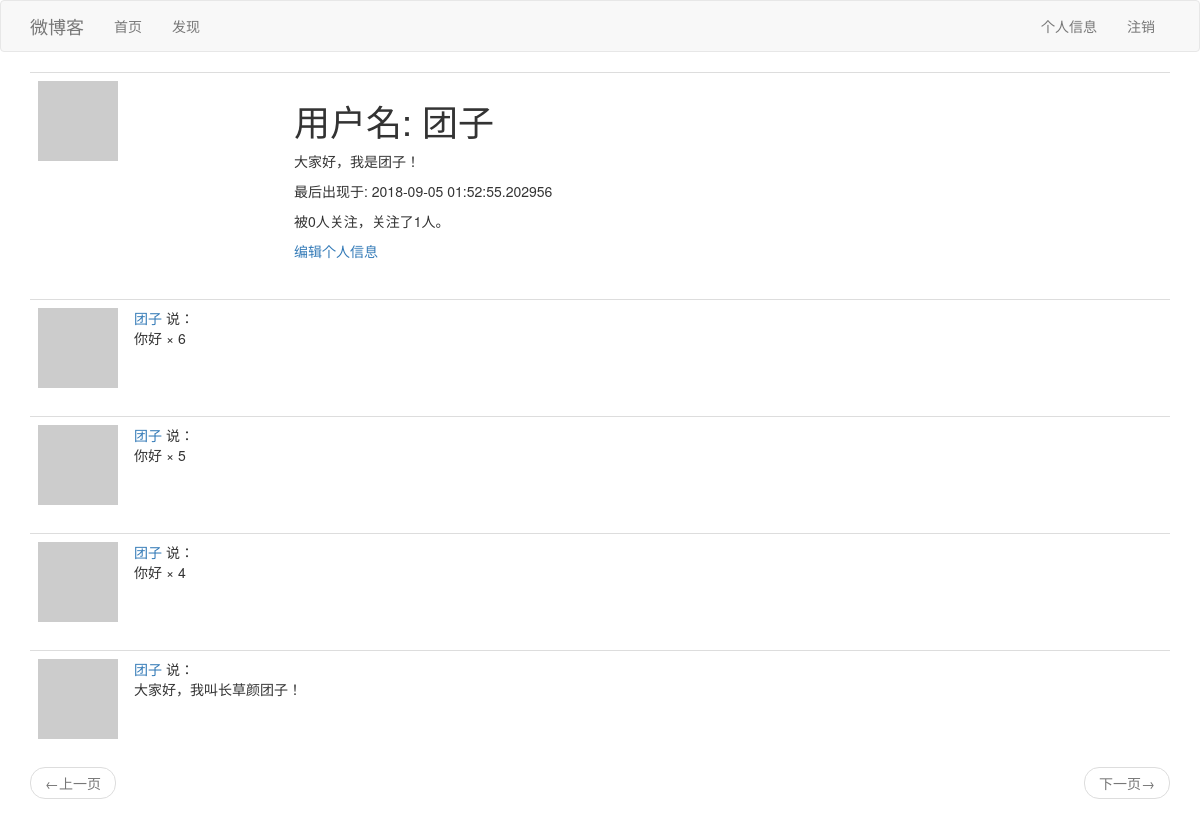
Page /user/团子 (signed in) on the earlier database version.
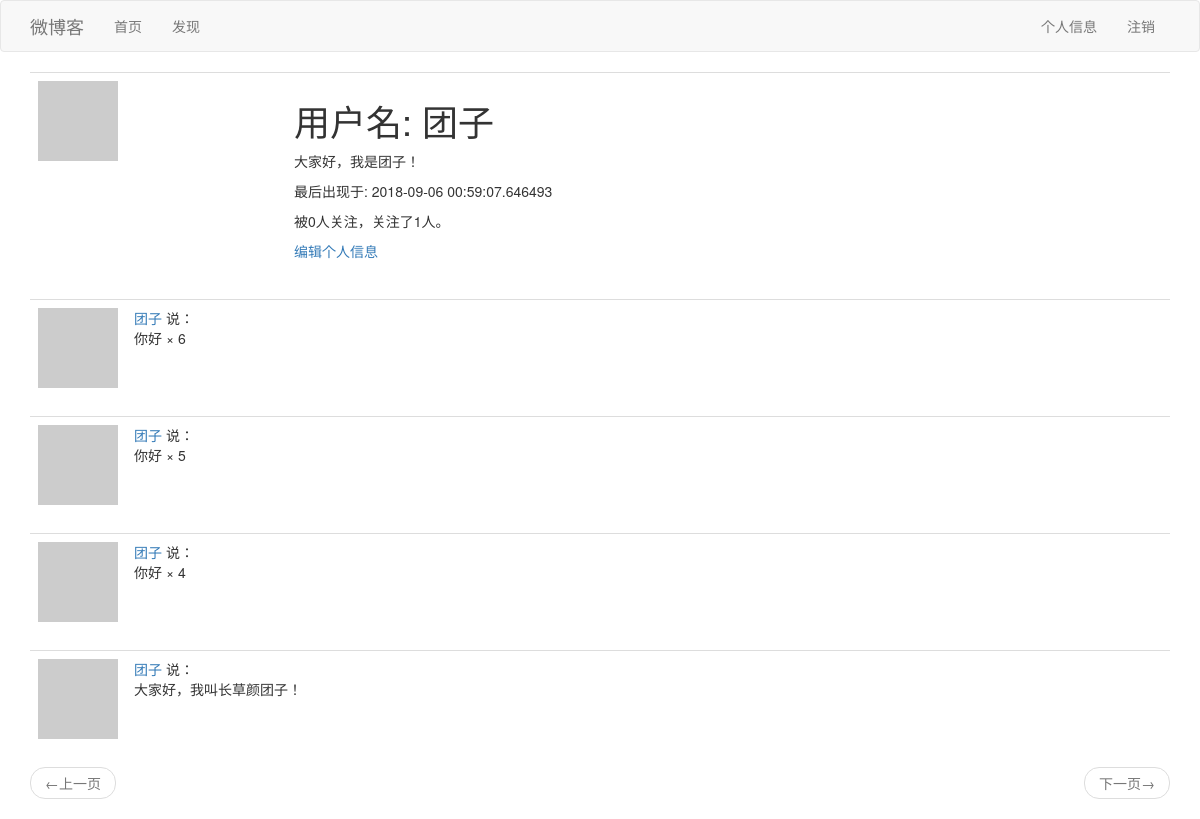
Same page on the later database version.
### app/models.py (models this page shows, shortened)
class User(UserMixin, db.Model):
    id = db.Column(db.Integer, primary_key=True)
    username = db.Column(db.String(64), index=True, unique=True)
    email = db.Column(db.String(120), index=True, unique=True)
    password_hash = db.Column(db.String(128))
    posts = db.relationship('Post', backref='author', lazy='dynamic')
    about_me = db.Column(db.String(140))
    last_seen = db.Column(db.DateTime, default=datetime.utcnow)
    followed = db.relationship(
        'User', secondary=followers,
        primaryjoin=(followers.c.follower_id == id),
        secondaryjoin=(followers.c.followed_id == id),
        backref=db.backref('followers', lazy='dynamic'),
        lazy='dynamic')
    def avatar(self, size):
        digest = md5(self.email.lower().encode('utf-8')).hexdigest()
        return 'https://www.gravatar.com/avatar/{}?d=robohash&s={}'.format(
            digest, size)

class Post(db.Model):
    id = db.Column(db.Integer, primary_key=True)
    body = db.Column(db.String(140))
    timestamp = db.Column(db.DateTime, index=True, default=datetime.utcnow)
    user_id = db.Column(db.Integer, db.ForeignKey('user.id'))

### app/routes.py (the view)
@app.route('/user/<username>')
@login_required
def user(username):
    user = User.query.filter_by(username=username).first_or_404()
    page = request.args.get('page', 1, type=int)
    posts = user.posts.order_by(Post.timestamp.desc()).paginate(
        page, app.config['POSTS_PER_PAGE'], False)
    next_url = url_for('index', page=posts.next_num) if posts.has_next else None
    prev_url = url_for('index', page=posts.prev_num) if posts.has_prev else None
    return render_template('user.html', user=user, posts=posts.items,
                           next_url=next_url, prev_url=prev_url)

### app/models.py (called while the page is built)
@login.user_loader
def load_user(id):
    return User.query.get(int(id))

### app/routes.py (called while the page is built)
@app.before_request
def before_request():
    if current_user.is_authenticated:
        current_user.last_seen = datetime.utcnow()
        db.session.commit()

### app/templates/user.html
{% extends 'base.html' %}
{% block app_content %}
    <table class="table table-hover">
        <tr>
            <td width="256px"><img src="{{ user.avatar(256) }}"></td>
            <td>
                <h1>用户名: {{ user.username }}</h1>
                {% if user.about_me %}
                    <p>{{ user.about_me }}</p>
                {% endif %}
                {% if user.last_seen %}
                    <p>最后出现于: {{ user.last_seen }}</p>
                {% endif %}
                <p>被{{ user.followers.count() }}人关注，关注了{{ user.followed.count() }}人。</p>
                {% if user == current_user %}
                    <p><a href="{{ url_for('edit_profile') }}">编辑个人信息</a></p>
                {% elif not current_user.is_following(user) %}
                    <p><a href="{{ url_for('follow', username=user.username) }}">关注</a></p>
                {% else %}
                    <p><a href="{{ url_for('unfollow', username=user.username) }}">取消关注</a></p>
                {% endif %}
            </td>
        </tr>
    </table>
    {% for post in posts %}
        {% include "_post.html" %}
    {% endfor %}
    <nav aria-label="...">
        <ul class="pager">
            <li class="previous{% if not prev_url %} disabled{% endif %}">
                <a href="{{ prev_url or '#' }}">
                    <span aria-hidden="true">&larr;</span>上一页
                </a>
            </li>
            <li class="next{% if not next_url %} disabled{% endif %}">
                <a href="{{ next_url or '#' }}">
                    下一页<span aria-hidden="true">&rarr;</span>
                </a>
            </li>
        </ul>
    </nav>
{% endblock %}

### app/templates/base.html (shortened to what this page needs)
{% extends 'bootstrap/base.html' %}
{% block navbar %}
    <nav class="navbar navbar-default">
        <div class="container">
            <div class="navbar-header">
                <a class="navbar-brand" href="{{ url_for('index') }}">微博客</a>
            </div>
            <div class="collapse navbar-collapse" id="bs-example-navbar-collapse-1">
                <ul class="nav navbar-nav">
                    <li><a href="{{ url_for('index') }}">首页</a></li>
                    <li><a href="{{ url_for('explore') }}">发现</a></li>
                </ul>
                <ul class="nav navbar-nav navbar-right">
                    {% if current_user.is_anonymous %}
                    <li><a href="{{ url_for('login') }}">登录</a></li>
                    {% else %}
                    <li><a href="{{ url_for('user', username=current_user.username) }}">个人信息</a></li>
                    <li><a href="{{ url_for('logout') }}">注销</a></li>
                    {% endif %}
                </ul>
            </div>
        </div>
    </nav>
{% endblock %}
{% block content %}
    <div class="container">
        {% block app_content %}{% endblock %}
    </div>
{% endblock %}

### app/templates/_post.html (shortened to what this page needs)
<table class="table table-hover">
    <tr>
        <td width="70px">
            <a href="{{ url_for('user', username=post.author.username) }}">
                <img src="{{ post.author.avatar(36) }}">
            </a>
        </td>
        <td>
            <a href="{{ url_for('user', username=post.author.username) }}">
                {{ post.author.username }}
            </a>
            说：<br/>
            {{ post.body }}
        </td>
</table>

Differences in the rows shown:
changed User "团子": last_seen "2018-09-05 01:52:55.202956" → "2018-09-06 00:59:07.646493"
